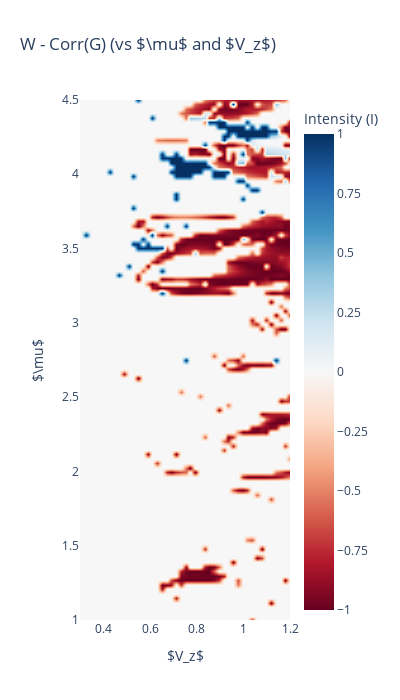

This figure's notebook cell:
### Code cell
import numpy as np
import plotly.graph_objects as go

# Assuming params_list, I, and corrs are already defined in your environment
mu  = params_list[:, 1]  # y-axis
V_z = params_list[:, 2]  # x-axis
diff = I - corrs

# 3. Create the interactive Plotly heatmap/contour
fig = go.Figure(data=go.Contour(
    x=V_z,
    y=mu,
    z=diff,
    colorscale='RdBu',     # Matches Matplotlib's 'RdBu'
    ncontours=100,         # Smooth continuous gradient
    line_width=0,          # Removes contour lines
    contours=dict(
        coloring='heatmap',
        showlines=False
    ),
    colorbar=dict(
        title='Intensity (I)'
    )
))

# 4. Label axes and title
fig.update_layout(
    title='W - Corr(G) (vs $\mu$ and $V_z$)',
    xaxis_title='$V_z$',
    yaxis_title='$\mu$',
    xaxis_range=[0.3, 1.2],  
    yaxis_range=[1, 4.5],
    width=400,
    height=700
)

fig.show()

# --- Min/Max calculation logic ---
iiidx = 4
max_pos_diff_idx = np.where(diff == diff.max())
max_pos_diff = diff[max_pos_diff_idx]   #[iiidx]
max_pos_diff_mu = mu[max_pos_diff_idx]  #[iiidx]
max_pos_diff_Vz = V_z[max_pos_diff_idx] #[iiidx]

max_neg_diff_idx = np.where(diff == diff.min())
# Left exactly as you had it (without the [iiidx] slice)
max_neg_diff = diff[max_neg_diff_idx]  
max_neg_diff_mu = mu[max_neg_diff_idx]  
max_neg_diff_Vz = V_z[max_neg_diff_idx] 

print(f"Max positive Difference: diff: {max_pos_diff}| mu: {max_pos_diff_mu}| Vz: {max_pos_diff_Vz}| Index: {max_pos_diff_idx}")
print(f"Max negative Difference: diff: {max_neg_diff}| mu: {max_neg_diff_mu}| Vz: {max_neg_diff_Vz}| Index: {max_neg_diff_idx}")

### Figure 1 — Plotly figure (JSON) as saved in the notebook; plotly's stock layout.template omitted (floating-point values rounded to 4 significant figures; data arrays with more than 128 entries replaced by an {"elided": "..."} marker saying what was removed)
{"data": [{"colorbar": {"title": {"text": "Intensity (I)"}}, "colorscale": [[0, "rgb(103,0,31)"], [0.1, "rgb(178,24,43)"], [0.2, "rgb(214,96,77)"], [0.3, "rgb(244,165,130)"], [0.4, "rgb(253,219,199)"], [0.5, "rgb(247,247,247)"], [0.6, "rgb(209,229,240)"], [0.7, "rgb(146,197,222)"], [0.8, "rgb(67,147,195)"], [0.9, "rgb(33,102,172)"], [1, "rgb(5,48,97)"]], "contours": {"coloring": "heatmap", "showlines": false}, "line": {"width": 0}, "ncontours": 100, "type": "contour", "x": {"elided": "9000 float values"}, "y": {"elided": "9000 float values"}, "z": {"elided": "9000 float values"}}], "layout": {"height": 700, "title": {"text": "W - Corr(G) (vs $\\mu$ and $V_z$)"}, "width": 400, "xaxis": {"range": [0.3, 1.2], "title": {"text": "$V_z$"}}, "yaxis": {"range": [1, 4.5], "title": {"text": "$\\mu$"}}}}
